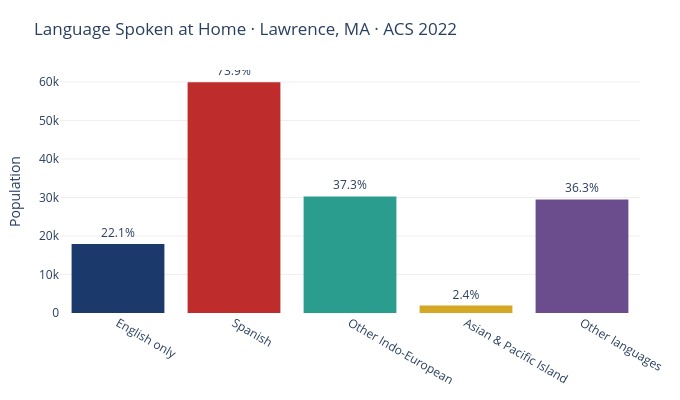

The cell this chart's notebook holds for it:
### Markdown cell above
## 6. Language Spoken at Home

### Code cell
LANG_VARS = [
    ("B06007_002E", "English only"),
    ("B06007_003E", "Spanish"),
    ("B06007_005E", "Other Indo-European"),
    ("B06007_007E", "Asian & Pacific Island"),
    ("B06007_009E", "Other languages"),
]
LANG_COLORS = ["#1B3A6B","#BE2D2C","#2A9D8F","#D4A724","#6B4C8C"]

total_lang = city["B06007_001E"]
labels_l = [lbl for _, lbl in LANG_VARS]
vals_l   = [city[code] for code, _ in LANG_VARS]
pcts_l   = [v / total_lang * 100 for v in vals_l]

fig = go.Figure(go.Bar(
    x=labels_l, y=vals_l,
    marker_color=LANG_COLORS, marker_line_width=0,
    text=[f"{p:.1f}%" for p in pcts_l], textposition="outside",
    hovertemplate="<b>%{x}</b><br>%{y:,}  (%{text})<extra></extra>",
))
fig.update_layout(
    title="Language Spoken at Home · Lawrence, MA · ACS 2022",
    yaxis=dict(title="Population", gridcolor="#efefef"),
    plot_bgcolor="white", paper_bgcolor="white",
    height=400, width=680,
    margin=dict(l=60, r=40, t=70, b=80),
)
fig.show()

# English proficiency detail
print("English proficiency:")
limited_eng = city["B06007_004E"] + city["B06007_006E"] + city["B06007_008E"] + city["B06007_009E"]
print(f"  Limited English proficiency (est.): {limited_eng:,.0f}"
      f"  ({limited_eng/total_lang*100:.1f}% of residents 5+)")

### Figure 1 — Plotly figure (JSON) as saved in the notebook; plotly's stock layout.template omitted (floating-point values rounded to 4 significant figures)
{"data": [{"hovertemplate": "<b>%{x}</b><br>%{y:,}  (%{text})<extra></extra>", "marker": {"color": ["#1B3A6B", "#BE2D2C", "#2A9D8F", "#D4A724", "#6B4C8C"], "line": {"width": 0}}, "text": ["22.1%", "73.9%", "37.3%", "2.4%", "36.3%"], "textposition": "outside", "type": "bar", "x": ["English only", "Spanish", "Other Indo-European", "Asian & Pacific Island", "Other languages"], "y": [17902, 59952, 30258, 1927, 29501]}], "layout": {"height": 400, "margin": {"b": 80, "l": 60, "r": 40, "t": 70}, "paper_bgcolor": "white", "plot_bgcolor": "white", "title": {"text": "Language Spoken at Home · Lawrence, MA · ACS 2022"}, "width": 680, "yaxis": {"gridcolor": "#efefef", "title": {"text": "Population"}}}}
